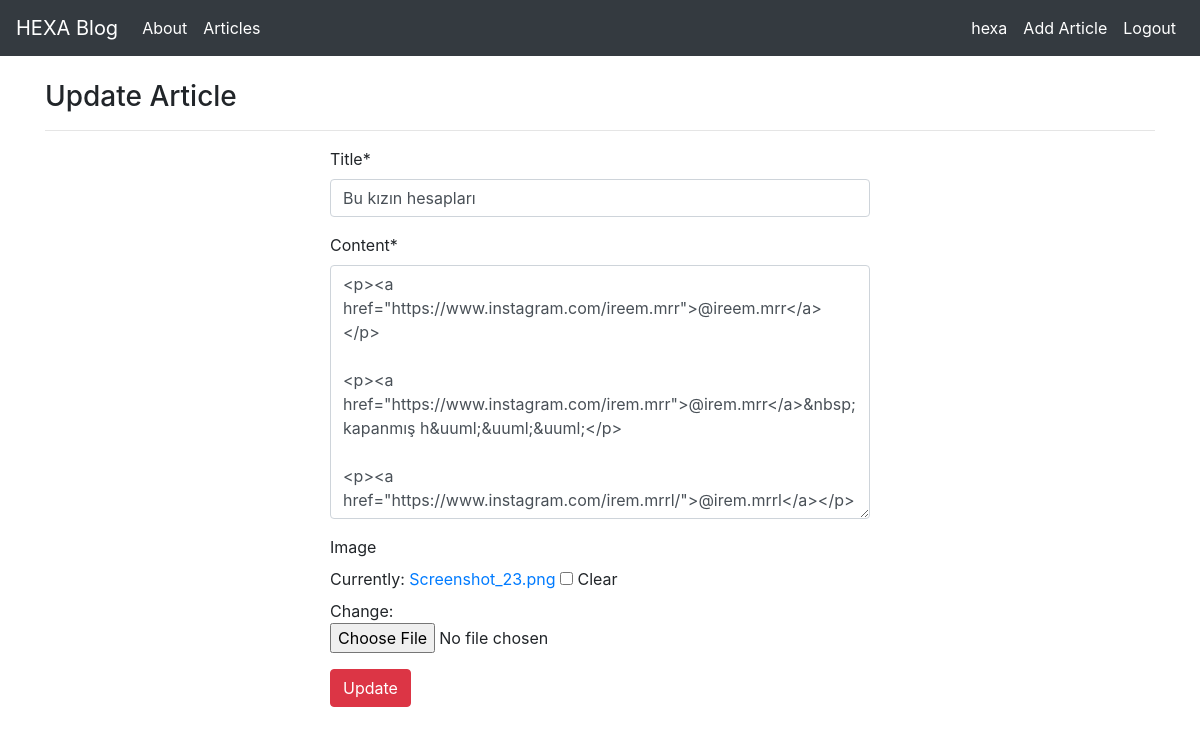
Page /articles/update/19 (signed in) on the committed database.
### article/models.py (models this page shows, shortened)
class Article(models.Model):
    author=models.ForeignKey("auth.User",on_delete=models.CASCADE)
    title = models.CharField(max_length=50,verbose_name= "Title")
    content=RichTextField(verbose_name="Content")
    created_date=models.DateTimeField(auto_now_add=True,verbose_name="Oluşturulma tarihi")
    article_image=models.FileField(blank=True,null=True,verbose_name="Image")
    class Meta:
        ordering=['-created_date']

### article/views.py (the view)
# urls.py: path('update/<int:id>', views.updateArticle,name="update"),
@login_required
def updateArticle(request,id):
    article=get_object_or_404(Article,id=id)
    if(article.author==request.user):
        form=ArticleForm(request.POST or None,request.FILES or None,instance=article)
        if form.is_valid():
            article=form.save(commit=False)
            article.save()
            messages.success(request,"Successfully updated article")
            return redirect("article:detail",id)
        context={
            "form":form
        }
        return render(request,"update.html",context)
    else:
        messages.info(request,"You can't change that")
        return redirect("index")

### article/forms.py
class ArticleForm(forms.ModelForm):
    class Meta:
        model=Article
        fields = ['title', 'content','article_image']

### templates/update.html (shortened to what this page needs)
{% extends "layout.html" %}
{% block body %}
{% load crispy_forms_tags %}
<h3>Update Article</h3>
<hr>
<div class="row">
  <div class="col-md-6 offset-md-3">
  <form method="POST" enctype="multipart/form-data">
{{form|crispy}}
<button type="submit" class="btn btn-danger">Update</button>
</form>
  </div>
</div>
{% endblock body %}

### templates/includes/navbar.html (shortened to what this page needs)
 <nav class="navbar navbar-expand-md navbar-dark bg-dark mb-4">
      <a class="navbar-brand" href="{% url 'index' %}">HEXA Blog</a>
      <div class="collapse navbar-collapse" id="navbarCollapse">
        <ul class="navbar-nav mr-auto">
          <li class="nav-item active">
            <a class="nav-link" href="{% url 'about' %}">About</a>
          </li>
          <li class="nav-item active">
            <a class="nav-link" href="{% url 'article:articles' %}">Articles</a>
          </li>
        </ul>
    </div>
      <ul class="navbar-nav ml-auto">
        {% if request.user.is_authenticated %}
        <li class="nav-item active">
        <a href="{% url 'article:dashboard' %}" class="nav-link">{{request.user.username}}</a>
        </li>
        <li class="nav-item active">
        <a href="{% url 'article:addarticle' %}" class="nav-link">Add Article</a>
        </li>
        <li class="nav-item active">
        <a href="{% url 'user:logout' %}" class="nav-link">Logout</a>
        </li>
        {% endif %}
        </ul>
    </nav>

### rows in the picture
Article: title "Bu kızın hesapları", content "<p><a href=\"https://www.instagram.com/ireem.mrr\">@ireem.mrr</a></p> <p><a href=\"https://www.instagram.com/irem.mrr\">@irem.mrr</a>&nbsp;kapanmış h&uuml;&uuml;&uuml;</p> <p><a href=\"https://www.instagram.com/irem.mrrl/\">@irem.mrrl</a></p>"

### other values in the picture
{{ request.user.username }} "hexa"
